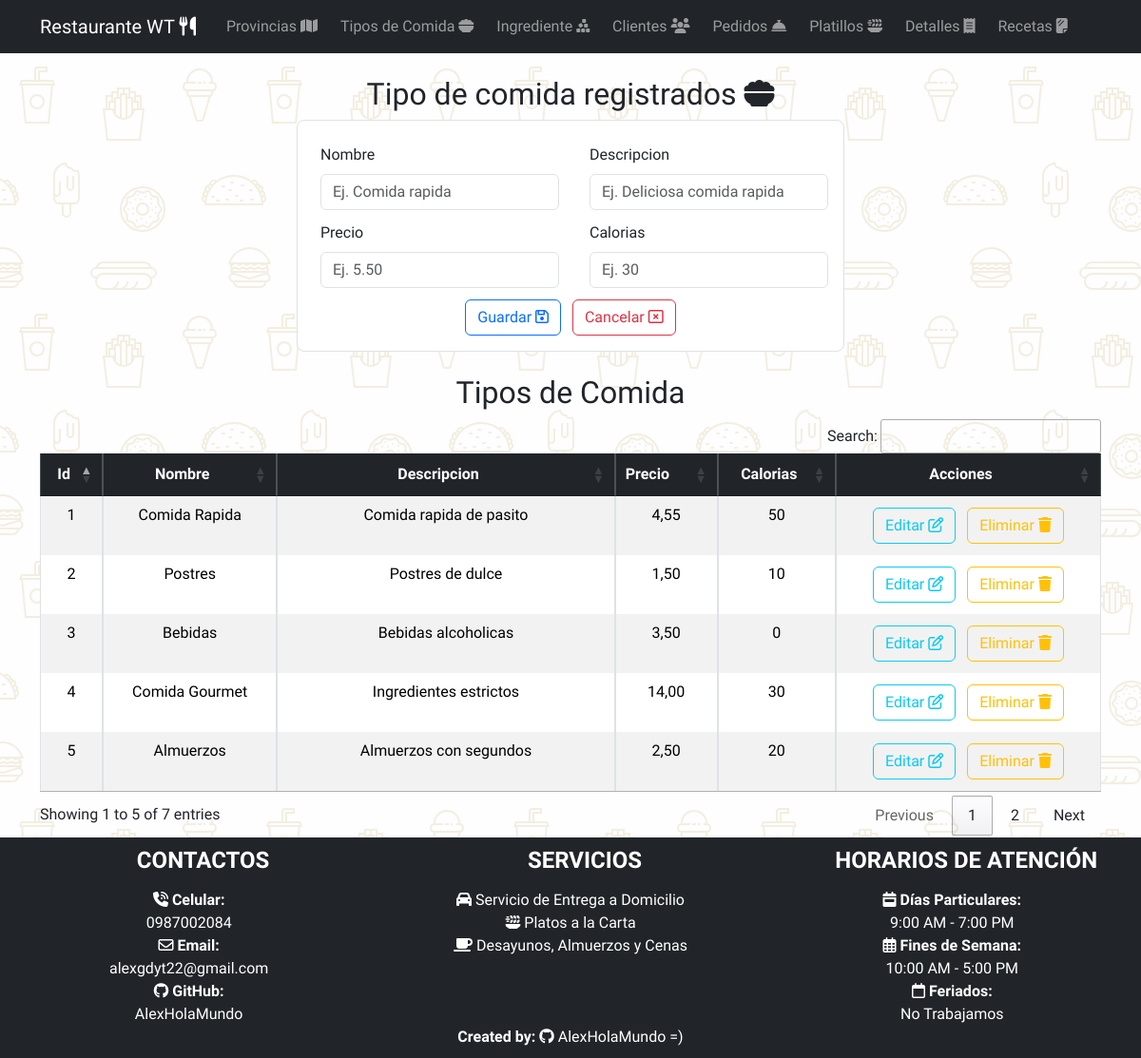
Page /listaTipo/ on the earlier database version.
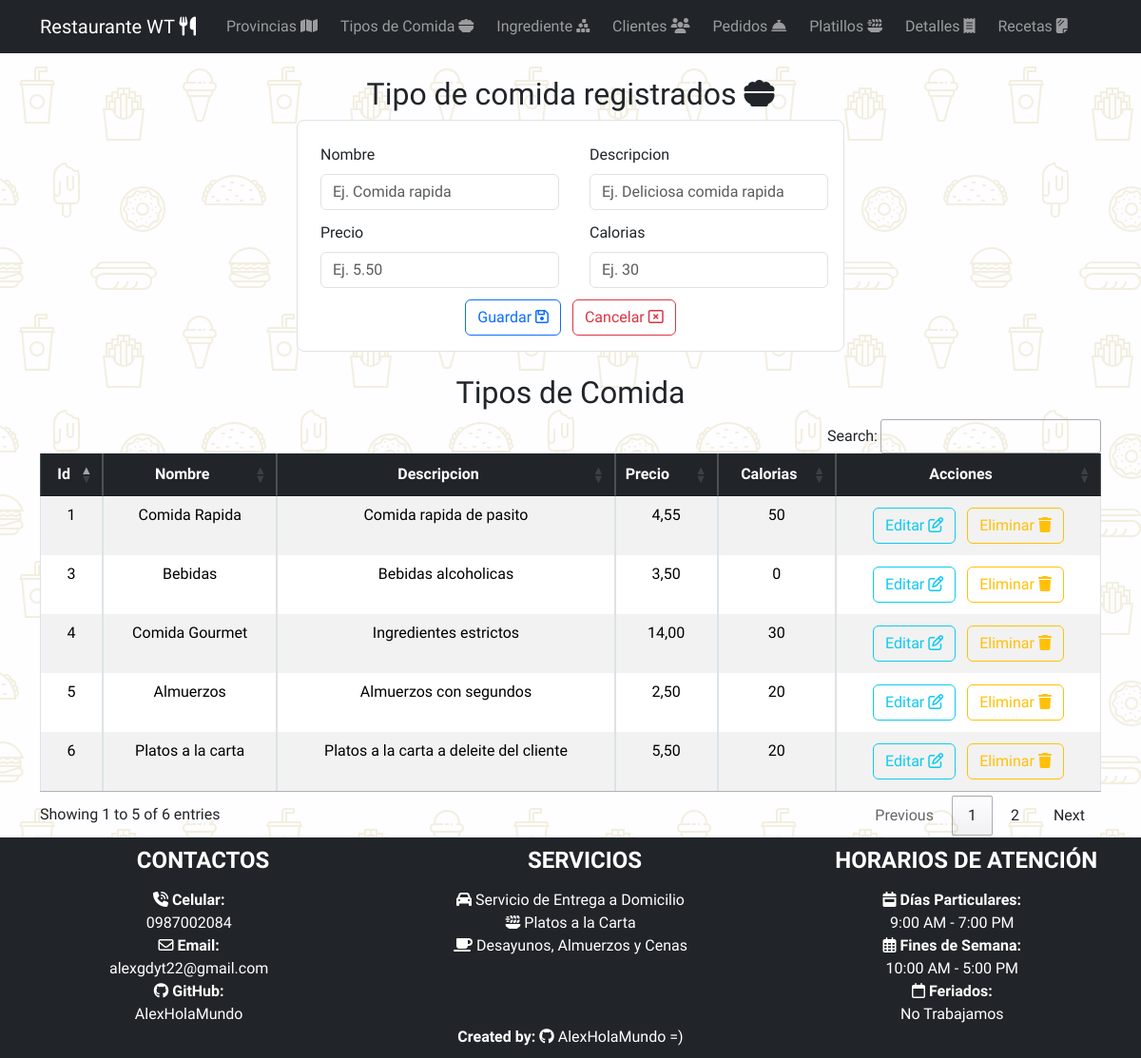
Same page on the later database version.
### Aplicaciones/RestauranteWT/models.py (models this page shows, shortened)
class Tipo(models.Model):
    idTipo_wt = models.AutoField(primary_key=True)
    nombre_wt = models.CharField(max_length=50)
    descripcion_wt = models.CharField(max_length=100)
    precio_wt = models.DecimalField(max_digits=8, decimal_places=2)
    calorias_wt = models.IntegerField(default=0)

### Aplicaciones/RestauranteWT/views.py (the view)
# urls.py: path('listaTipo/', views.listaTipo),
def listaTipo (request):
    tipoBdd=Tipo.objects.all()
    return render(request, 'listaTipo.html', {'tipos':tipoBdd})

### Aplicaciones/RestauranteWT/templates/listaTipo.html (shortened to what this page needs)
{% extends "plantilla.html" %} {% block contenido %} {%load static %}
<div class="container w-50 mt-4 mb-4">
  <h2 class="text-center">
    Tipo de comida registrados <i class="fa-solid fa-bowl-food"></i>
  </h2>
  <form
    class="border p-3 rounded-3"
    action="/guardarTipo/"
    method="POST"
    enctype="multipart/form-data"
    id="formTipo"
  >
    <div class="row">
      <div class="col-md-6">
        <div class="m-1">
          <label for="" class="form-label m-1">Nombre</label>
          <input
            type="text"
            required
            class="form-control m-1"
            placeholder="Ej. Comida rapida"
            value=""
            name="nombre_wt"
            id="nombre_wt"
          />
        </div>
      </div>
      <div class="col-md-6">
        <div class="m-1">
          <label for="" class="form-label m-1">Descripcion</label>
          <input
            type="text"
            required
            class="form-control m-1"
            placeholder="Ej. Deliciosa comida rapida"
            value=""
            name="descripcion_wt"
            id="descripcion_wt"
          />
        </div>
      </div>
    </div>
    <div class="row">
      <div class="col-md-6">
        <div class="m-1">
          <label for="" class="form-label m-1">Precio</label>
          <input
            type="decimal"
            required
            class="form-control m-1"
            placeholder="Ej. 5.50"
            value=""
            name="precio_wt"
            id="precio_wt"
          />
        </div>
      </div>
      <div class="col-md-6">
        <div class="m-1">
          <label for="" class="form-label m-1">Calorias</label>
          <input
            type="number"
            required
            class="form-control m-1"
            placeholder="Ej. 30"
            value=""
            name="calorias_wt"
            id="calorias_wt"
          />
        </div>
      </div>
    </div>
    <center class="mt-2">
      <button type="submit" name="button" class="btn btn-outline-primary">
        Guardar <i class="fa-regular fa-floppy-disk"></i></button
      >&nbsp;&nbsp;
      <button type="reset" name="button" class="btn btn-outline-danger">
        Cancelar <i class="fa-regular fa-window-close"></i>
      </button>
    </center>
  </form>
</div>
<center class="mt-4 mb-4">
  <div class="container table-responsive">
    <h2 class="text-center">Tipos de Comida</h2>
    <table class="table table-striped table-bordered table-hover" id="tbTipo">
      <thead>
        <tr class="table-dark">
          <th class="text-center" scope="col">Id</th>
          <th class="text-center" scope="col">Nombre</th>
          <th class="text-center" scope="col">Descripcion</th>
          <th clas="text-center" scope="col">Precio</th>
          <th class="text-center" scope="col">Calorias</th>
          <th class="text-center w-25" scope="col">Acciones</th>
        </tr>
      </thead>
      <tbody>
        {% for tipo in tipos %}
        <tr>
          <td class="text-center">{{tipo.idTipo_wt}}</td>
          <td class="text-center">{{tipo.nombre_wt}}</td>
          <td class="text-center">{{tipo.descripcion_wt}}</td>
          <td class="text-center">{{tipo.precio_wt}}</td>
          <td class="text-center">{{tipo.calorias_wt}}</td>
          <td class="text-center w-25">
            <a
              href="/editarTipo/{{tipo.idTipo_wt}}"
              class="btn btn-outline-info m-1"
              >Editar <i class="fa-regular fa-pen-to-square"></i
            ></a>
            <a
              href="javascript:void(0);"
              type="button"
              class="btn btn-outline-warning m-1"
              onclick="eliminarTipo('/eliminarTipo/{{tipo.idTipo_wt}}')"
              >Eliminar <i class="fa-solid fa-trash"></i
            ></a>
          </td>
        </tr>
        {% endfor %}
      </tbody>
    </table>
  </div>
</center>
{% endblock contenido %}

Differences in the rows shown:
removed Tipo: idTipo_wt "2", nombre_wt "Postres", descripcion_wt "Postres de dulce", precio_wt "1,50", calorias_wt "10"
now on this page (row unchanged): Tipo: idTipo_wt "6", nombre_wt "Platos a la carta", descripcion_wt "Platos a la carta a deleite del cliente", precio_wt "5,50", calorias_wt "20"
Other differences:
text written by a page script: "Search: Showing 1 to 5 of 7 entries Previous 1 2 Next" → "Search: Showing 1 to 5 of 6 entries Previous 1 2 Next"
